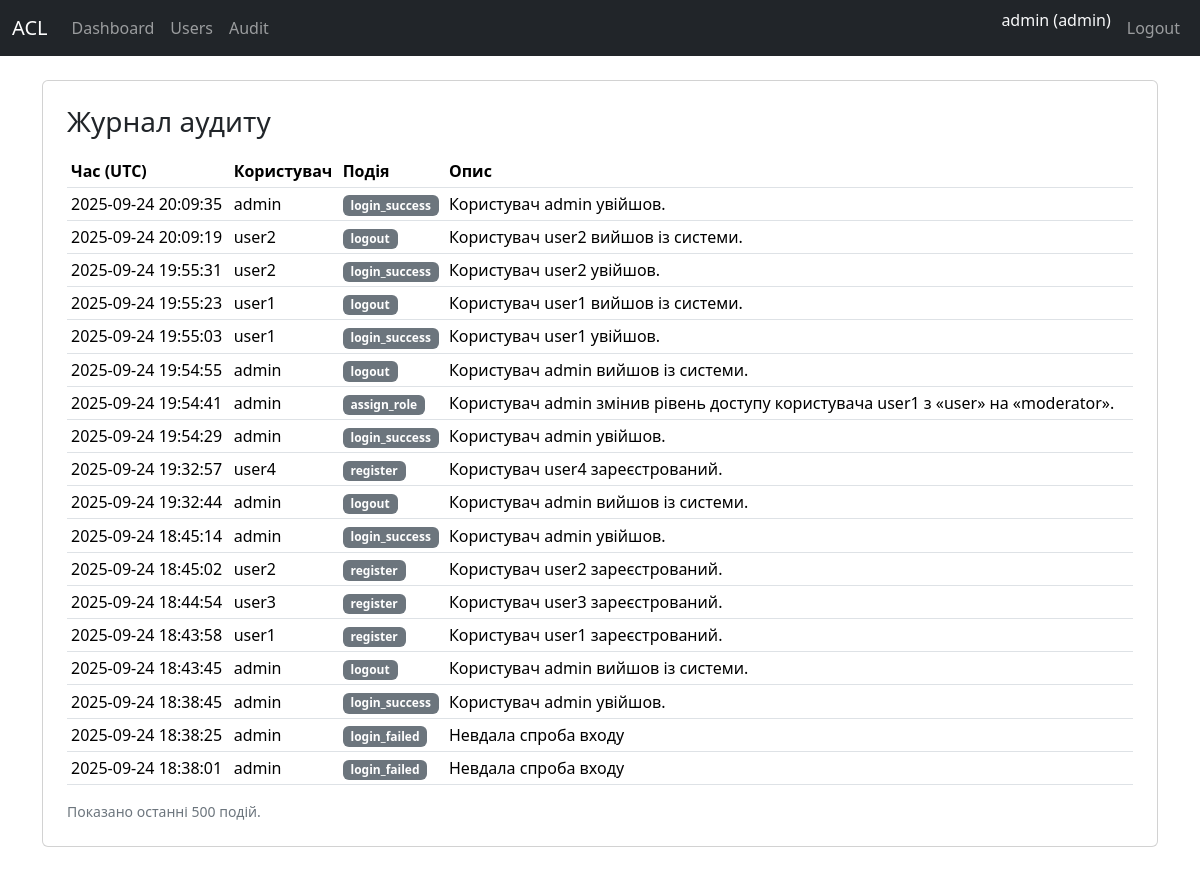
The app's page /audit (signed in) with its own data.
### app.py (models this page shows, shortened)
class User(db.Model):
    __tablename__ = "users"
    id = db.Column(db.Integer, primary_key=True)
    username = db.Column(db.String(80), unique=True, index=True, nullable=False)
    password_hash = db.Column(db.String(255), nullable=False)
    role = db.Column(db.String(20), default="user")  # admin / moderator / user
    created_at = db.Column(db.DateTime, default=datetime.utcnow)

class AuditLog(db.Model):
    __tablename__ = "audit_logs"
    id = db.Column(db.Integer, primary_key=True)
    actor_id = db.Column(db.Integer, nullable=True)  # може бути None (failed login)
    actor_username = db.Column(db.String(80))        # зручно мати рядком
    event = db.Column(db.String(120), nullable=False)  # login_success, assign_role...
    details = db.Column(db.Text)
    created_at = db.Column(db.DateTime, default=datetime.utcnow, index=True)

### app.py (the view)
@app.get("/audit")
@login_required
def audit_list():
    u = current_user()
    if not (u.role in ("admin", "moderator")):
        abort(403)
    logs = db.session.scalars(db.select(AuditLog).order_by(AuditLog.created_at.desc()).limit(500)).all()
    return render_template("audit.html", logs=logs)

### app.py (called while the page is built)
def current_user():
    uid = session.get("uid")
    return db.session.get(User, uid) if uid else None

def login_required(fn):
    @wraps(fn)
    def wrapper(*args, **kwargs):
        if not current_user():
            flash("Будь ласка, увійдіть.", "warning")
            return redirect(url_for("login"))
        return fn(*args, **kwargs)
    return wrapper

@app.context_processor
def inject_user():
    return {"user": current_user()}

### templates/audit.html
{% extends "base.html" %}
{% block content %}
<div class="card p-4">
  <h3 class="mb-3">Журнал аудиту</h3>
  <div class="table-responsive">
    <table class="table table-sm table-hover align-middle">
      <thead>
        <tr>
          <th>Час (UTC)</th>
          <th>Користувач</th>
          <th>Подія</th>
          <th>Опис</th>
        </tr>
      </thead>
      <tbody>
        {% for log in logs %}
        <tr>
          <td class="text-nowrap">{{ log.created_at.strftime('%Y-%m-%d %H:%M:%S') }}</td>
          <td>{{ log.actor_username or (log.actor_id if log.actor_id else '—') }}</td>
          <td><span class="badge text-bg-secondary">{{ log.event }}</span></td>
          <td class="text-break">{{ log.details }}</td>
        </tr>
        {% endfor %}
      </tbody>
    </table>
  </div>
  <p class="text-secondary small mb-0">Показано останні 500 подій.</p>
</div>
{% endblock %}

### templates/base.html (shortened to what this page needs)
<!doctype html>
<html lang="uk">
<head>
  <link href="https://cdn.jsdelivr.net/npm/bootstrap@5.3.3/dist/css/bootstrap.min.css" rel="stylesheet">
</head>
<body>
<nav class="navbar navbar-expand-lg navbar-dark bg-dark">
  <div class="container-fluid">
    <a class="navbar-brand" href="{{ url_for('index') }}">ACL</a>
    <div id="nav" class="collapse navbar-collapse">
      <ul class="navbar-nav me-auto">
        {% if user %}
          <li class="nav-item"><a class="nav-link" href="{{ url_for('index') }}">Dashboard</a></li>
          {% if user.role == 'admin' %}
            <li class="nav-item"><a class="nav-link" href="{{ url_for('users_page') }}">Users</a></li>
          {% endif %}
          {% if user.role in ['admin','moderator'] %}
            <li class="nav-item"><a class="nav-link" href="{{ url_for('audit_list') }}">Audit</a></li>
          {% endif %}
        {% endif %}
      </ul>
      <ul class="navbar-nav">
        {% if user %}
          <li class="nav-item">
            <span class="navbar-text text-light me-2">{{ user.username }} ({{ user.role }})</span>
          </li>
          <li class="nav-item"><a class="nav-link" href="{{ url_for('logout') }}">Logout</a></li>
        {% else %}
          <li class="nav-item"><a class="nav-link" href="{{ url_for('login') }}">Login</a></li>
          <li class="nav-item"><a class="nav-link" href="{{ url_for('register') }}">Register</a></li>
        {% endif %}
      </ul>
    </div>
  </div>
</nav>
<div class="container my-4">
  {% block content %}{% endblock %}
</div>
</body>
</html>

### records on screen
User: username "admin", role "admin"
AuditLog: created_at "2025-09-24 20:09:35", actor_username "admin", event "login_success", details "Користувач admin увійшов."
AuditLog: created_at "2025-09-24 20:09:19", actor_username "user2", event "logout", details "Користувач user2 вийшов із системи."
AuditLog: created_at "2025-09-24 19:55:31", actor_username "user2", event "login_success", details "Користувач user2 увійшов."
AuditLog: created_at "2025-09-24 19:55:23", actor_username "user1", event "logout", details "Користувач user1 вийшов із системи."
AuditLog: created_at "2025-09-24 19:55:03", actor_username "user1", event "login_success", details "Користувач user1 увійшов."
AuditLog: created_at "2025-09-24 19:54:55", actor_username "admin", event "logout", details "Користувач admin вийшов із системи."
AuditLog: created_at "2025-09-24 19:54:41", actor_username "admin", event "assign_role", details "Користувач admin змінив рівень доступу користувача user1 з «user» на «moderator»."
AuditLog: created_at "2025-09-24 19:54:29", actor_username "admin", event "login_success", details "Користувач admin увійшов."
AuditLog: created_at "2025-09-24 19:32:57", actor_username "user4", event "register", details "Користувач user4 зареєстрований."
AuditLog: created_at "2025-09-24 19:32:44", actor_username "admin", event "logout", details "Користувач admin вийшов із системи."
AuditLog: created_at "2025-09-24 18:45:14", actor_username "admin", event "login_success", details "Користувач admin увійшов."
AuditLog: created_at "2025-09-24 18:45:02", actor_username "user2", event "register", details "Користувач user2 зареєстрований."
AuditLog: created_at "2025-09-24 18:44:54", actor_username "user3", event "register", details "Користувач user3 зареєстрований."
AuditLog: created_at "2025-09-24 18:43:58", actor_username "user1", event "register", details "Користувач user1 зареєстрований."
AuditLog: created_at "2025-09-24 18:43:45", actor_username "admin", event "logout", details "Користувач admin вийшов із системи."
AuditLog: created_at "2025-09-24 18:38:45", actor_username "admin", event "login_success", details "Користувач admin увійшов."
AuditLog: created_at "2025-09-24 18:38:25", actor_username "admin", event "login_failed", details "Невдала спроба входу"
AuditLog: created_at "2025-09-24 18:38:01", actor_username "admin", event "login_failed", details "Невдала спроба входу"
